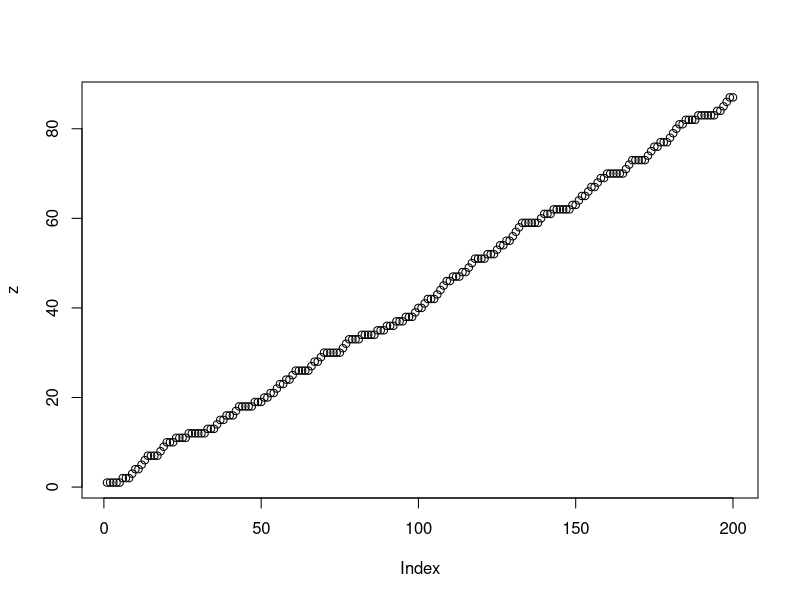
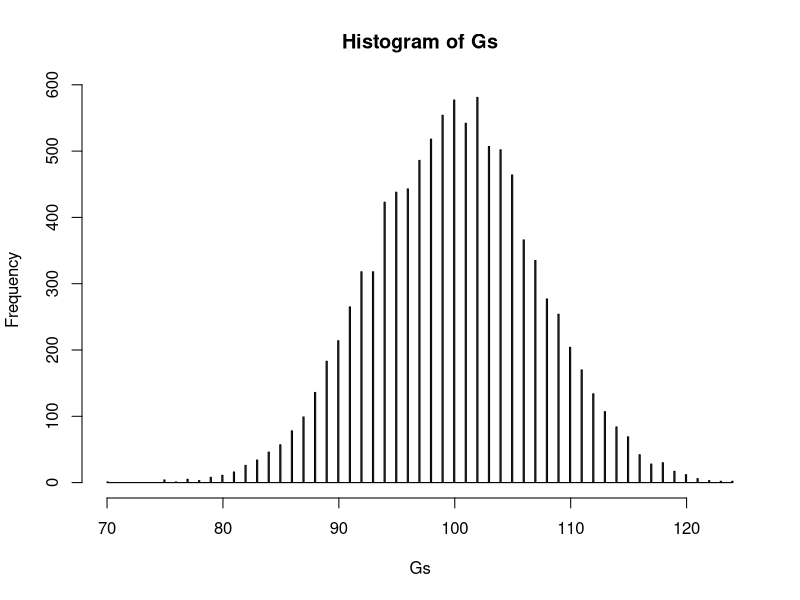

These charts were generated, in order, by the following R code:
# this file add coin flips
N<-200
y<-sample(c(0,1),N,replace=TRUE)
z<-cumsum(y)
plot(z)

# now do this M times
Gs<-0
M<-10000
for (j in 1:M){
  
  y<-sample(c(0,1),N,replace=TRUE)
  z<-cumsum(y) 
  
  
  
  Gs[j]<-z[N]
}
hist(Gs,breaks=M/20)

